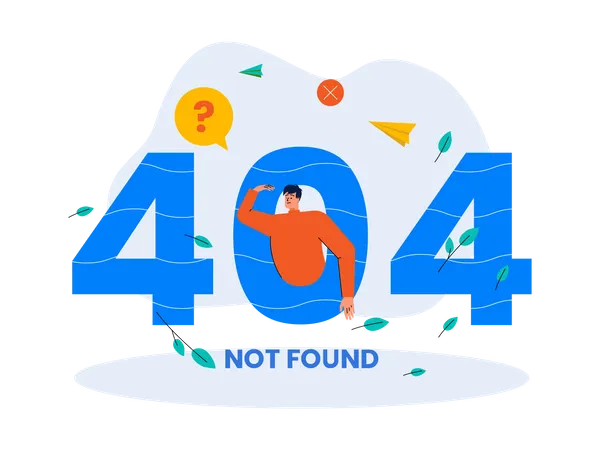
#> input picture frontend/src/assets/notfound.webp, 600 x 450 px
$ python -i postprocessing.py   (imports and definitions only)
#> lines starting #> are read from the running program, lines starting #| are printed output that depends on the picture; after the words box and inside, x2 and y2 are one past the last pixel; in counts of white or black regions, pixels touching at a corner belong together
# core/post_processing.py (or inline in your app)
import cv2
import numpy as np
from PIL import Image
import logging

# [1 line not run here, left out]
logger = logging.getLogger(__name__)


class PostProcessing:
    @staticmethod
    def _rgb_to_lab(img_rgb):
        return cv2.cvtColor(img_rgb, cv2.COLOR_RGB2LAB)

    @staticmethod
    def _lab_to_rgb(img_lab):
        return cv2.cvtColor(img_lab, cv2.COLOR_LAB2RGB)

    @staticmethod
    def _vibrance_hsv(img_rgb, vib=0.18):
        """Vibrance: boost saturation more for low-sat pixels, protect high-sat."""
        hsv = cv2.cvtColor(img_rgb, cv2.COLOR_RGB2HSV).astype(np.float32)
        h, s, v = cv2.split(hsv)
        s_norm = s / 255.0
        boost = vib * (1.0 - s_norm)  # more boost where s is low
        s = np.clip((s_norm + boost) * 255.0, 0, 255)
        hsv = cv2.merge([h, s, v]).astype(np.uint8)
        return cv2.cvtColor(hsv, cv2.COLOR_HSV2RGB)

    @staticmethod
    def _white_point(img_rgb, percentile=99.2, target=245):
        """Gentle per-channel white balance by stretching top percentile to target."""
        arr = img_rgb.astype(np.float32)
        for c in range(3):
            p = np.percentile(arr[..., c], percentile)
            if p < 1:  # avoid div by zero
                continue
            gain = target / p
            arr[..., c] = np.clip(arr[..., c] * gain, 0, 255)
        return arr.astype(np.uint8)

    @staticmethod
    def _unsharp(img_rgb, amount=0.35, sigma=1.0):
        blur = cv2.GaussianBlur(img_rgb, (0, 0), sigma)
        return cv2.addWeighted(img_rgb, 1 + amount, blur, -amount, 0)

    @staticmethod
    def enhance_image(pil_img: Image.Image, strength: str = "low") -> Image.Image:
        """
        Safer enhancer for watercolor/foil napkins.
        strength: 'low' | 'medium' | 'high' (medium is recommended)
        """
        logger.info(f"PostProcessing: enhancing with strength={strength}")
        # Params tuned for watercolor; adjust if needed
        cfg = {
            "low": dict(
                clahe_clip=1.4, vib=0.12, unsharp_amt=0.25, sigma=0.9, wp_pct=99.0
            ),
            "medium": dict(
                clahe_clip=1.6, vib=0.18, unsharp_amt=0.35, sigma=1.0, wp_pct=99.2
            ),
            "high": dict(
                clahe_clip=1.9, vib=0.25, unsharp_amt=0.45, sigma=1.1, wp_pct=99.4
            ),
        }[strength]

        img = pil_img.convert("RGB")
        rgb = np.array(img)

        # 1) White-point gently (protect texture by not aiming full 255)
        rgb = PostProcessing._white_point(rgb, percentile=cfg["wp_pct"], target=245)

        # 2) Local contrast on L channel (CLAHE) with highlight protection
        lab = PostProcessing._rgb_to_lab(rgb)
        L, A, B = cv2.split(lab)
        # protect highlight areas (avoid blowing paper emboss)
        highlight_mask = (L > 235).astype(np.uint8) * 255
        clahe = cv2.createCLAHE(clipLimit=cfg["clahe_clip"], tileGridSize=(8, 8))
        L_enh = clahe.apply(L)
        # blend back highlights
        L = np.where(highlight_mask == 255, L, L_enh)
        lab = cv2.merge([L, A, B])
        rgb = PostProcessing._lab_to_rgb(lab)

        # 3) Vibrance (not plain saturation) to keep pastels clean
        rgb = PostProcessing._vibrance_hsv(rgb, vib=cfg["vib"])

        # 4) Very light unsharp mask
        rgb = PostProcessing._unsharp(
            rgb, amount=cfg["unsharp_amt"], sigma=cfg["sigma"]
        )

        # 5) Final clamp and return
        rgb = np.clip(rgb, 0, 255).astype(np.uint8)
        return Image.fromarray(rgb)

    @staticmethod
    def apply_post_processing(img: Image.Image) -> Image.Image:
        """
        Apply post-processing based on the selected option.
        'Low' | 'Medium' | 'High'
        """
        enhanced_img_l = PostProcessing.enhance_image(img, strength="low")
        enhanced_img_m = PostProcessing.enhance_image(img, strength="medium")
        enhanced_img_h = PostProcessing.enhance_image(img, strength="high")
        return enhanced_img_l, enhanced_img_m, enhanced_img_h

>>> from PIL import Image
>>> picture = Image.open('../../frontend/src/assets/notfound.webp')
#> picture is the input picture: PIL image 600x450 RGBA; mean R, G, B, A 77.4, 96.9, 115.4, 111.4
>>> result = PostProcessing().enhance_image(picture)
#> in enhance_image, `img = pil_img.convert("RGB")`:
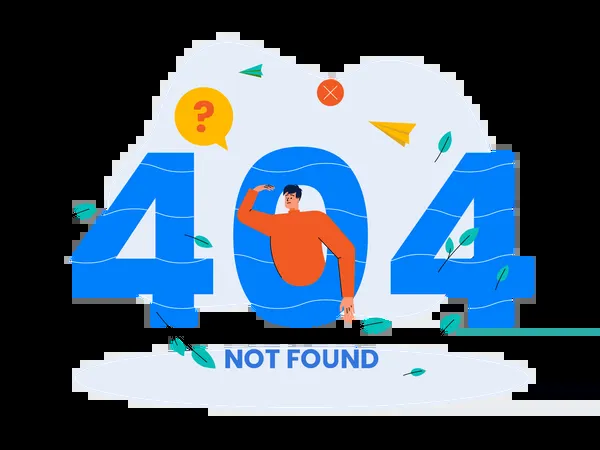
#> img: PIL image 600x450 RGB; mean R, G, B 77.4, 96.9, 115.4
#> the loop in _white_point, `for c in range(3):` made 3 passes
#> (p, gain) on passes 1 to 3: (250, 0.98), (243, 1.01), (255, 0.961)
#> in _rgb_to_lab, `return cv2.cvtColor(img_rgb, cv2.COLOR_RGB2LAB)`: returned value: shape (450, 600, 3); mean of channels 0, 1, 2 100, 129.3, 120.1
#> in enhance_image, `L, A, B = cv2.split(lab)`:
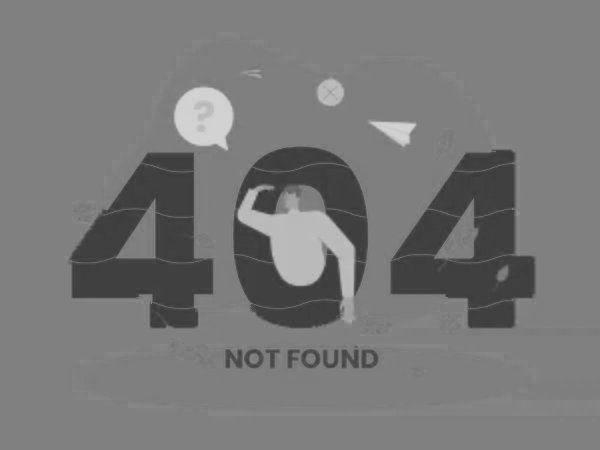
#> B: shape (450, 600); min 55, max 211, mean 120.1
#> in enhance_image, `highlight_mask = (L > 235).astype(np.uint8) * 255`:
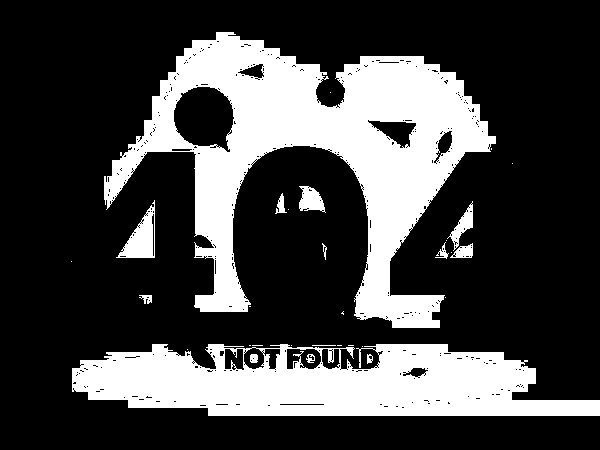
#> highlight_mask: shape (450, 600); 27% white; 31 white regions (17 under 20 px), largest, box (x1, y1, x2, y2) and area: (104, 32, 496, 328) 43596, (72, 344, 600, 416) 26603, (116, 200, 155, 258) 1039
#> in enhance_image, `lab = cv2.merge([L, A, B])`: lab: shape (450, 600, 3); mean of channels 0, 1, 2 99.5, 129.3, 120.1
#> in _vibrance_hsv, `h, s, v = cv2.split(hsv)`:
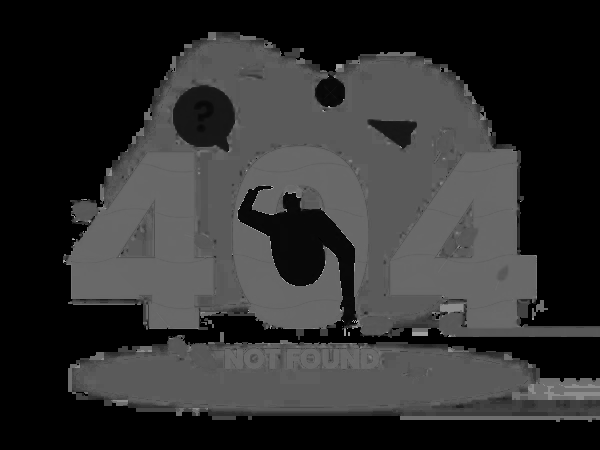
#> h: shape (450, 600) float32; min 0, max 179, mean 46.9
#> in _vibrance_hsv, `s = np.clip((s_norm + boost) * 255.0, 0, 255)`:
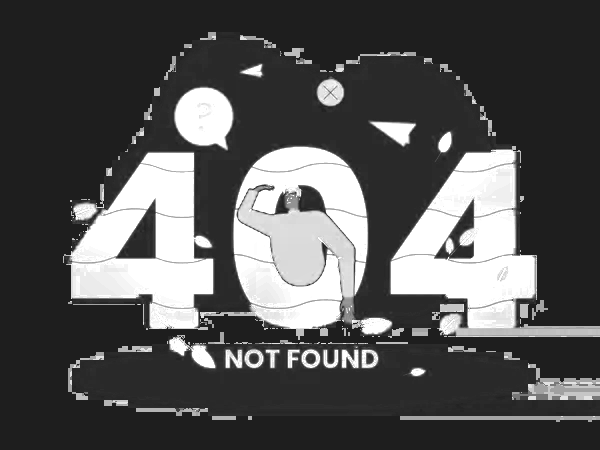
#> s: shape (450, 600) float32; min 30.6, max 255, mean 84.4
#> in _vibrance_hsv, `hsv = cv2.merge([h, s, v]).astype(np.uint8)`:
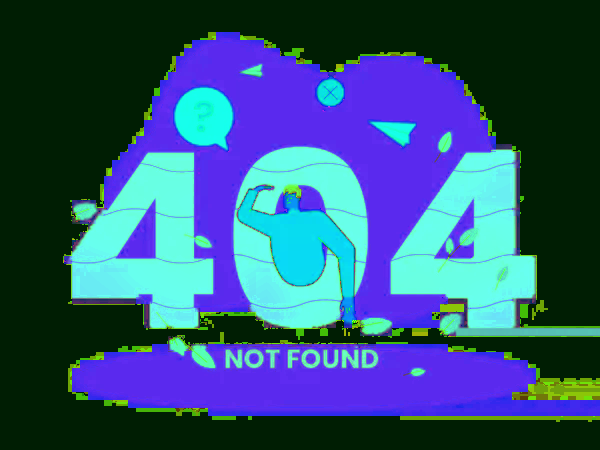
#> hsv: shape (450, 600, 3); mean R, G, B 46.9, 84, 118.9
#> in _unsharp, `blur = cv2.GaussianBlur(img_rgb, (0, 0), sigma)`:
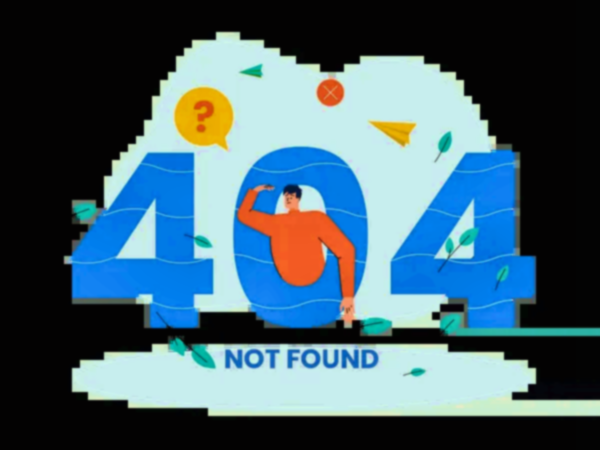
#> blur: shape (450, 600, 3); mean R, G, B 68.9, 96.4, 108.8
